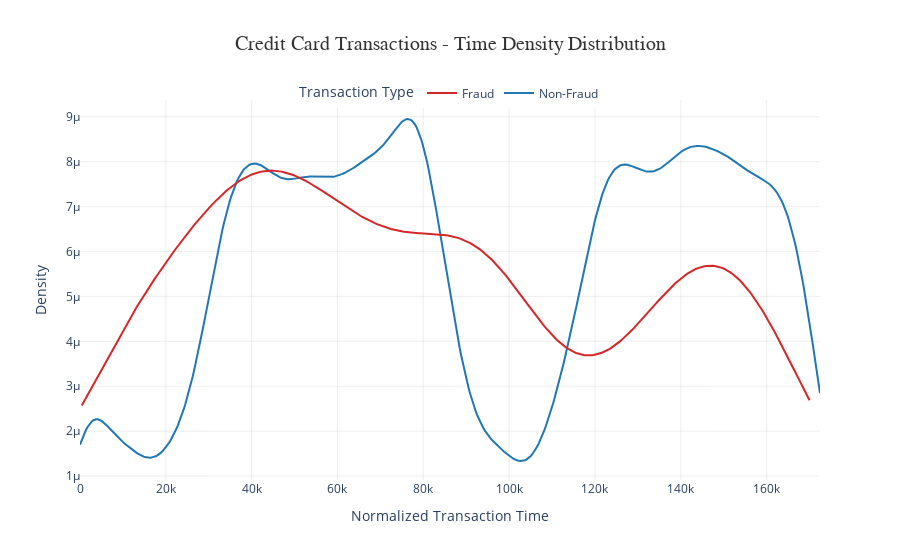

The code cell stored with this chart in its notebook:
### Markdown cell above
*chỉ có 492 giao dịch là giao dịch gian lận, từ đó ta có thể thấy bộ dataset bất cân bằng, cần được xử lý khi trước khi đưa vào model*

### Code cell
class_0 = df.loc[df['Class'] == 0]["Time"]
class_1 = df.loc[df['Class'] == 1]["Time"]

hist_data = [class_0, class_1]
group_labels = ['Non-Fraud', 'Fraud']

fig = ff.create_distplot(
    hist_data,
    group_labels,
    show_hist=False,
    show_rug=False,
    colors=['#1f77b4', '#d62728']
)

fig.update_layout(
    title=dict(
        text='Credit Card Transactions - Time Density Distribution',
        x=0.5,
        font=dict(size=20, family='Arial', color='#333')
    ),
    xaxis=dict(
        title='Normalized Transaction Time',
        gridcolor='rgba(200,200,200,0.3)',
        zeroline=False
    ),
    yaxis=dict(
        title='Density',
        gridcolor='rgba(200,200,200,0.3)',
        zeroline=False
    ),
    plot_bgcolor='white',
    legend=dict(
        title='Transaction Type',
        orientation='h',
        yanchor='bottom',
        y=0.98,
        xanchor='center',
        x=0.5
    )
)
fig.show()

### Figure 1 — Plotly figure (JSON) as saved in the notebook; plotly's stock layout.template omitted (floating-point values rounded to 4 significant figures; data arrays with more than 128 entries replaced by an {"elided": "..."} marker saying what was removed)
{"data": [{"legendgroup": "Non-Fraud", "marker": {"color": "#1f77b4"}, "mode": "lines", "name": "Non-Fraud", "showlegend": true, "type": "scatter", "x": {"elided": "500 float values"}, "xaxis": "x", "y": {"elided": "500 float values"}, "yaxis": "y"}, {"legendgroup": "Fraud", "marker": {"color": "#d62728"}, "mode": "lines", "name": "Fraud", "showlegend": true, "type": "scatter", "x": {"elided": "500 float values"}, "xaxis": "x", "y": {"elided": "500 float values"}, "yaxis": "y"}], "layout": {"barmode": "overlay", "hovermode": "closest", "legend": {"orientation": "h", "title": {"text": "Transaction Type"}, "traceorder": "reversed", "x": 0.5, "xanchor": "center", "y": 0.98, "yanchor": "bottom"}, "plot_bgcolor": "white", "title": {"font": {"color": "#333", "family": "Arial", "size": 20}, "text": "Credit Card Transactions - Time Density Distribution", "x": 0.5}, "xaxis": {"anchor": "y2", "domain": [0, 1], "gridcolor": "rgba(200,200,200,0.3)", "title": {"text": "Normalized Transaction Time"}, "zeroline": false}, "yaxis": {"anchor": "free", "domain": [0, 1], "gridcolor": "rgba(200,200,200,0.3)", "position": 0, "title": {"text": "Density"}, "zeroline": false}}}
